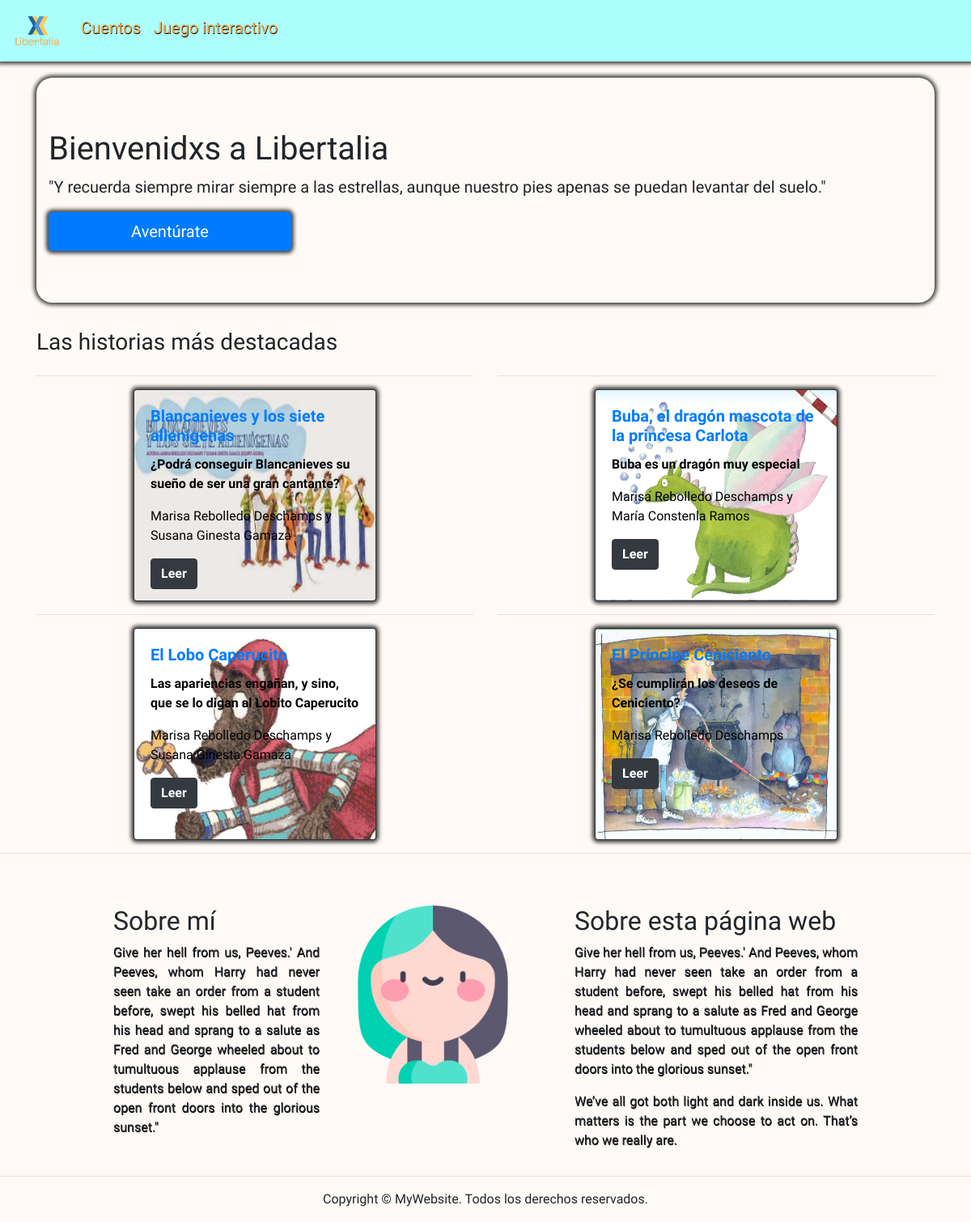
Page /thessia/list/ on the committed database.
### thessia/models.py (models this page shows)
class Cuento(CommonInfo):
    title = models.CharField('titulo', max_length=50)
    author = models.CharField('autor', max_length=200)
    description = models.CharField('descripcion', max_length=500)
    image = models.ImageField('imagen', blank=True, null=True, upload_to=image_upload_location)
    pages = models.IntegerField('paginas', default=0)
    fpage = models.CharField('ppagina', max_length=10000, default='nada')
    spage =  models.CharField('spagina', max_length=10000, default='nada')
    tpage =  models.CharField('tpagina', max_length=10000, default='nada')
    class Meta():
        verbose_name="Cuento"
        verbose_name_plural="Cuentos"
        ordering=['-title']
    def __str__(self):
        return self.title

### thessia/views.py (the view)
def  thessia_list_view(request):
    context = {
        'cuentos': Cuento.objects.all().order_by("title")[:4]
    }
    return render(request, 'thessia_list_view.html', context)

### thessia/Templates/thessia_list_view.html (shortened to what this page needs)
{% extends 'base.html' %}
{% load static %}
{% block content %}
<div class="container pt-6">
    <h3>Las historias más destacadas</h3>
    <div class="row" align="center" padding="20px">
       {% for cuento in cuentos %}
          <div class="col-sm-6">
              <hr>
              <div class="card bg-dark text-white" id="tarjeta" style="width:300px" align="left">
                <img src="{{ cuento.image.url }}" class="card-img" height="260px" alt="...">
                <div class="card-img-overlay txt-color">
                    <h5 class="card-title"><a href="{% url 'thessia-detail-view' cuento.pk %}"><b>{{ cuento }}</b></a></h5>
                    <p class="card-text"><b>{{ cuento.description }}</b></p>
                <p class="card-text">{{ cuento.author }}</p>
                <form action="{% url 'thessia-detail-view' cuento.pk %}">
                    <button id="lectura" type="submit" class="btn btn-dark"><b>Leer</b></button>
                </form>
                </div>
              </div>
          </div>
       {% endfor %}
    </div>
</div>
<hr>
<div class="container pt-5">
    <div class="row d-flex justify-content-center">
        <div class="col-xl-3" align="left">
            <h2>Sobre mí</h2>
            <p align="justify" class="shadow-txt">Give her hell from us, Peeves.' And Peeves, whom Harry had never seen take an order from a student before, swept his belled hat from his head and sprang to a salute as Fred and George wheeled about to tumultuous applause from the students below and sped out of the open front doors into the glorious sunset." </p>
        </div>
        <div class="col-xl-3" align="left">
            <img src="{% static 'img/nina.png' %}"  class="shadow-img" width="220px" height="220px">
        </div>
         <div class="col-xl-4" align="justify">
            <h2>Sobre esta página web</h2>
            <p align="justify" class="shadow-txt">Give her hell from us, Peeves.' And Peeves, whom Harry had never seen take an order from a student before, swept his belled hat from his head and sprang to a salute as Fred and George wheeled about to tumultuous applause from the students below and sped out of the open front doors into the glorious sunset." </p>
            <p class="shadow-txt">We’ve all got both light and dark inside us. What matters is the part we choose to act on. That’s who we really are.</p>
        </div>
    </div>
</div>
{% endblock %}

### beer_warehouse/static/css/style_body_interactive.css (style rules this page uses)
body { font-family: 'Pangolin', cursive; background-color: #fffaf5; overflow-x: hidden; }
.shadow-txt { text-shadow: 0.5px 0.5px #000000; }

### beer_warehouse/static/css/style_list.css (style rules this page uses)
#tarjeta { -webkit-box-shadow: 0px 0px 5px 3px rgba(0,0,0,0.75); -moz-box-shadow: 0px 0px 5px 3px rgba(0,0,0,0.75); box-shadow: 0px 0px 5px 3px rgba(0,0,0,0.75); transition: transform .2s; width: 300px; }
.txt-color { color: #c9924b; }
.card-text { color:black; }

### beer_warehouse/static/css/style_one_.css (style rules this page uses)
body { background-color: #fffaf5; }

### rows in the picture
Cuento: image (picture), title "Blancanieves y los siete alienígenas", description "¿Podrá conseguir Blancanieves su sueño de ser una gran cantante?", author "Marisa Rebolledo Deschamps y Susana Ginesta Gamaza"
Cuento: image (picture), title "Buba, el dragón mascota de la princesa Carlota", description "Buba es un dragón muy especial", author "Marisa Rebolledo Deschamps y María Constenla Ramos"
Cuento: image (picture), title "El Lobo Caperucito", description "Las apariencias engañan, y sino, que se lo digan al Lobito Caperucito", author "Marisa Rebolledo Deschamps y Susana Ginesta Gamaza"
Cuento: image (picture), title "El Príncipe Ceniciento", description "¿Se cumplirán los deseos de Ceniciento?", author "Marisa Rebolledo Deschamps"
